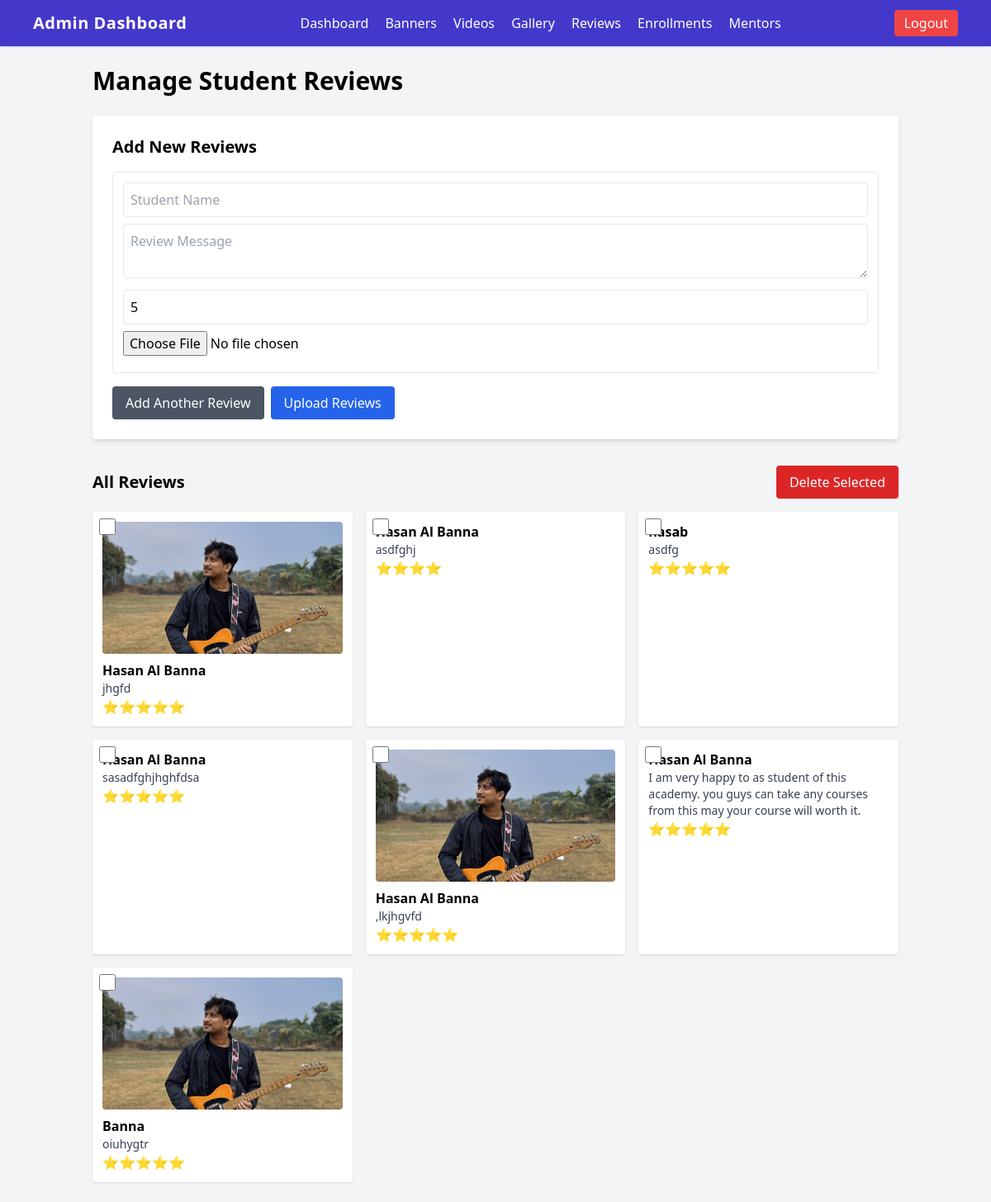
Page /admin/reviews.php (signed in) on the committed database.
### tables this page shows
CREATE TABLE `reviews` (
  `id` int(11) NOT NULL,
  `name` varchar(255) DEFAULT NULL,
  `country` varchar(100) DEFAULT NULL,
  `message` text DEFAULT NULL,
  `image` varchar(255) DEFAULT NULL,
  `rating` tinyint(4) DEFAULT 5,
  `created_at` timestamp NOT NULL DEFAULT current_timestamp()
);

### config.php (called while the page is built, shortened)
<?php
function e($s) {
    return htmlspecialchars($s, ENT_QUOTES, 'UTF-8');
}

### admin/reviews.php (the view, shortened to what this page needs)
<?php
require_once __DIR__ . '/../config.php';
require_once __DIR__ . '/../includes/functions.php';
$uploadFolder = __DIR__ . '/../assets/uploads/reviews/';
$uploadUrl = '/basit/assets/uploads/reviews/';
$reviews = $pdo->query("SELECT * FROM reviews ORDER BY created_at DESC")->fetchAll(PDO::FETCH_ASSOC);
?>
<!doctype html>
<html lang="en">
<head>
  <script src="https://cdn.tailwindcss.com"></script>
</head>
<body class="bg-gray-100 font-sans">
<?php include __DIR__ . '/header_admin.php'; ?>
<div class="container mx-auto p-6">
    <h1 class="text-3xl font-bold mb-6">Manage Student Reviews</h1>
    <div class="bg-white shadow-md rounded p-6 mb-8">
        <h2 class="text-xl font-semibold mb-4">Add New Reviews</h2>
        <form method="POST" enctype="multipart/form-data" class="space-y-4">
            <div id="review-container">
                <div class="review-item mb-4 border p-3 rounded">
                    <input type="text" name="name[]" placeholder="Student Name" required class="w-full p-2 border rounded mb-2">
                    <textarea name="message[]" placeholder="Review Message" required class="w-full p-2 border rounded mb-2"></textarea>
                    <input type="number" name="rating[]" placeholder="Rating (1-5)" min="1" max="5" value="5" class="w-full p-2 border rounded mb-2">
                    <input type="file" name="photo[]" accept="image/*" class="w-full mb-2">
                </div>
            </div>
            <div class="flex gap-2">
                <button type="button" id="add-more" class="bg-gray-600 text-white px-4 py-2 rounded hover:bg-gray-700">Add Another Review</button>
                <button type="submit" name="add_reviews" class="bg-blue-600 text-white px-4 py-2 rounded hover:bg-blue-700">Upload Reviews</button>
            </div>
        </form>
    </div>
    <form method="POST">
        <div class="flex justify-between items-center mb-4">
            <h2 class="text-xl font-semibold">All Reviews</h2>
            <button type="submit" name="delete_selected" onclick="return confirm('Delete selected reviews?')" class="bg-red-600 text-white px-4 py-2 rounded hover:bg-red-700">
                Delete Selected
            </button>
        </div>
        <div class="grid md:grid-cols-3 gap-4">
            <?php foreach($reviews as $rev): ?>
                <div class="bg-white p-3 rounded shadow relative">
                    <input type="checkbox" name="selected[]" value="<?= $rev['id'] ?>" class="absolute top-2 left-2 w-5 h-5 accent-red-600">
                    <?php if ($rev['image'] && file_exists($uploadFolder . $rev['image'])): ?>
                        <img src="<?= $uploadUrl . e($rev['image']) ?>" class="w-full h-40 object-cover rounded mb-2" alt="<?= e($rev['name']) ?>">
                    <?php endif; ?>
                    <div class="font-semibold"><?= e($rev['name']) ?></div>
                    <div class="text-sm text-gray-700"><?= e($rev['message']) ?></div>
                    <div class="text-yellow-500"><?= str_repeat('⭐️', intval($rev['rating'])) ?></div>
                </div>
            <?php endforeach; ?>
        </div>
    </form>
</div>
</body>
</html>

### rows in the picture
reviews: image (picture), name "Hasan Al Banna", message "jhgfd", rating "⭐️⭐️⭐️⭐️⭐️"
reviews: name "Hasan Al Banna", message "asdfghj", rating "⭐️⭐️⭐️⭐️"
reviews: name "hasab", message "asdfg", rating "⭐️⭐️⭐️⭐️⭐️"
reviews: name "Hasan Al Banna", message "sasadfghjhghfdsa", rating "⭐️⭐️⭐️⭐️⭐️"
reviews: image (picture), name "Hasan Al Banna", message ",lkjhgvfd", rating "⭐️⭐️⭐️⭐️⭐️"
reviews: name "Hasan Al Banna", message "I am very happy to as student of this academy. you guys can take any courses from this may your course will worth it.", rating "⭐️⭐️⭐️⭐️⭐️"
reviews: image (picture), name "Banna", message "oiuhygtr", rating "⭐️⭐️⭐️⭐️⭐️"
